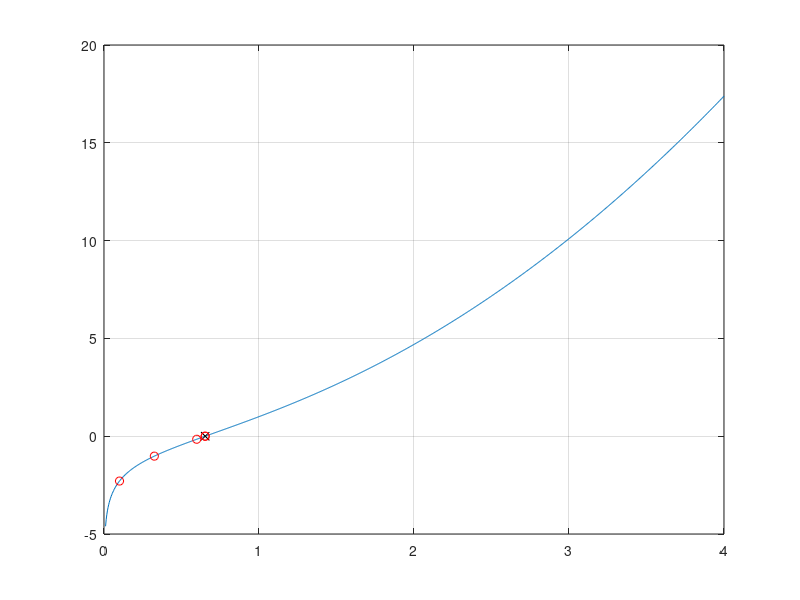

This figure's MATLAB source:
f = @(x) log(x)+ x.^2;
fp = @(x) 1./x + 2*x;

x = linspace(0.01,4,1000);
plot(x,f(x)); 
hold on;

r = fzero(f,1);
plot(r,f(r),'kx');

xn = [0.1];

for k = 1:4

    xn(end+1) = xn(end) - f(xn(end))/fp(xn(end));

end

plot(xn,f(xn),'ro');
grid on;

hold off;
hold off;
